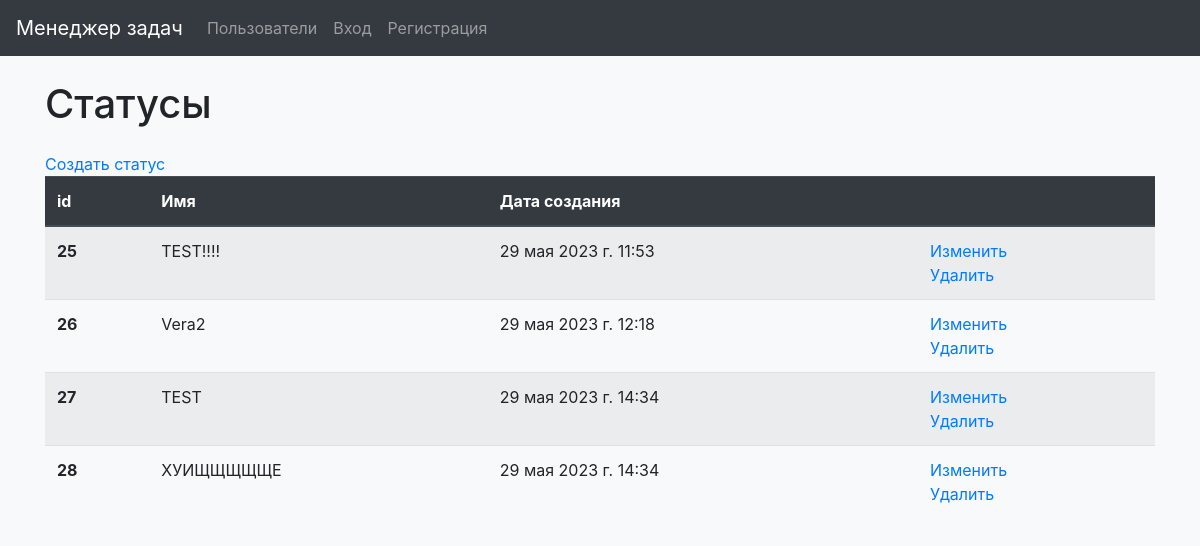
Screenshot of /statuses/ with the database file from the repository.
### task_manager/statuses/models.py (models this page shows)
class Statuses(models.Model):
    status_name = models.CharField(max_length=250)
    created_at = models.DateTimeField(auto_now_add=True)

### task_manager/statuses/views.py (the view)
# urls.py: path('', StatusesList.as_view(), name='statuses'),
class StatusesList(View):
    def get(self, request, *args, **kwargs):
        statuses = Statuses.objects.all()
        return render(request, 'statuses/statuses.html', context={
            "statuses": statuses,
        })

### task_manager/templates/statuses/statuses.html (shortened to what this page needs)
{% extends 'navbar.html' %}
{% load i18n %}
{% block content %}
<body class="bg-light">
  <div class="container wrapper flex-grow-1">
      <h1 class="my-4">{% trans 'Statuses' %}</h1>
      <a href="{% url 'create_status' %}">{% trans 'Create status' %}</a>
        <table class="table table-striped">
          <thead class="thead-dark">
            <tr>
              <th scope="col">id</th>
              <th scope="col">{% trans 'Name' %}</th>
              <th scope="col">{% trans 'Date of creation' %}</th>
              <th scope="col"> </th>
            </tr>
          </thead>
          <tbody>
          {% for status in statuses %}
            <tr>
              <th scope="row">{{ status.id }}</th>
              <td>{{ status.status_name }}</td>
              <td>{{ status.created_at }}</td>
              <td>
                <a href="{% url 'update_status' id=status.id%}">{% trans 'Update' %}</a>
                    <br>
                <a href="{% url 'delete_status' id=status.id%}">{% trans 'Delete' %}</a>
              </td>
            </tr>
          {% endfor %}
          </tbody>
        </table>
  </div>
</body>
{% endblock %}

### rows the page displays
Statuses: id "25", status_name "TEST!!!!", created_at "29 мая 2023 г. 11:53"
Statuses: id "26", status_name "Vera2", created_at "29 мая 2023 г. 12:18"
Statuses: id "27", status_name "TEST", created_at "29 мая 2023 г. 14:34"
Statuses: id "28", status_name "ХУИЩЩЩЩЩЕ", created_at "29 мая 2023 г. 14:34"
